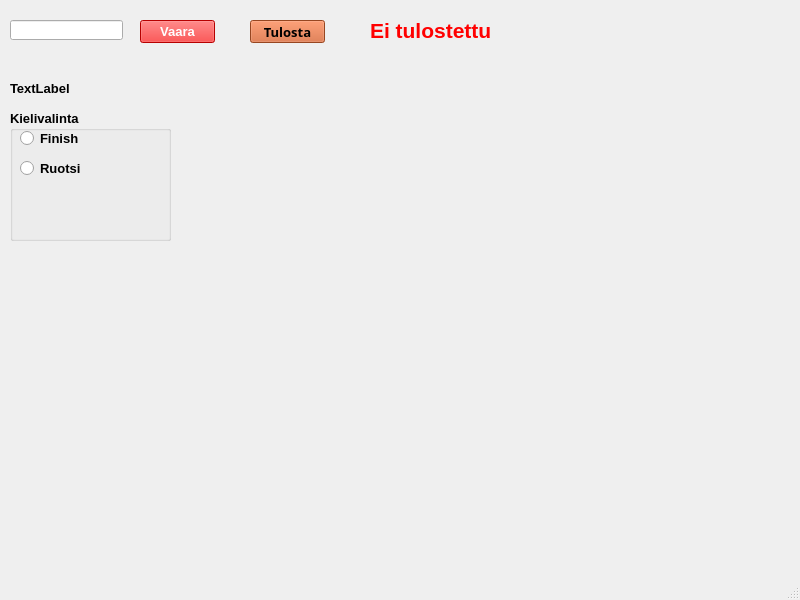
<?xml version="1.0" encoding="UTF-8"?>
<ui version="4.0">
 <class>MainWindow</class>
 <widget class="QMainWindow" name="MainWindow">
  <property name="geometry">
   <rect>
    <x>0</x>
    <y>0</y>
    <width>800</width>
    <height>600</height>
   </rect>
  </property>
  <property name="font">
   <font>
    <pointsize>10</pointsize>
    <weight>75</weight>
    <bold>true</bold>
   </font>
  </property>
  <property name="windowTitle">
   <string>MainWindow</string>
  </property>
  <widget class="QWidget" name="centralwidget">
   <widget class="QPushButton" name="varoitapushButton">
    <property name="geometry">
     <rect>
      <x>140</x>
      <y>20</y>
      <width>75</width>
      <height>23</height>
     </rect>
    </property>
    <property name="font">
     <font>
      <pointsize>10</pointsize>
      <weight>75</weight>
      <bold>true</bold>
     </font>
    </property>
    <property name="styleSheet">
     <string notr="true">background-color: rgb(255, 0, 0);
color: rgb(255, 255, 255);</string>
    </property>
    <property name="text">
     <string>Vaara</string>
    </property>
   </widget>
   <widget class="QLineEdit" name="lineEdit">
    <property name="geometry">
     <rect>
      <x>10</x>
      <y>20</y>
      <width>113</width>
      <height>20</height>
     </rect>
    </property>
   </widget>
   <widget class="QLabel" name="label">
    <property name="geometry">
     <rect>
      <x>10</x>
      <y>80</y>
      <width>121</width>
      <height>16</height>
     </rect>
    </property>
    <property name="text">
     <string>TextLabel</string>
    </property>
   </widget>
   <widget class="QPushButton" name="TulostapushButton">
    <property name="geometry">
     <rect>
      <x>250</x>
      <y>20</y>
      <width>75</width>
      <height>23</height>
     </rect>
    </property>
    <property name="font">
     <font>
      <family>MV Boli</family>
      <pointsize>10</pointsize>
     </font>
    </property>
    <property name="styleSheet">
     <string notr="true">background-color: rgb(212, 98, 46);</string>
    </property>
    <property name="text">
     <string>Tulosta</string>
    </property>
   </widget>
   <widget class="QGroupBox" name="LanguageGroupBox">
    <property name="geometry">
     <rect>
      <x>10</x>
      <y>110</y>
      <width>161</width>
      <height>131</height>
     </rect>
    </property>
    <property name="title">
     <string>Kielivalinta</string>
    </property>
    <widget class="QRadioButton" name="FinnishRadioButton">
     <property name="geometry">
      <rect>
       <x>10</x>
       <y>20</y>
       <width>82</width>
       <height>17</height>
      </rect>
     </property>
     <property name="text">
      <string>Finish</string>
     </property>
    </widget>
    <widget class="QRadioButton" name="SwedishRadioButton">
     <property name="enabled">
      <bool>true</bool>
     </property>
     <property name="geometry">
      <rect>
       <x>10</x>
       <y>50</y>
       <width>82</width>
       <height>17</height>
      </rect>
     </property>
     <property name="text">
      <string>Ruotsi</string>
     </property>
    </widget>
   </widget>
   <widget class="QLabel" name="tulostettuLabel">
    <property name="geometry">
     <rect>
      <x>370</x>
      <y>20</y>
      <width>161</width>
      <height>21</height>
     </rect>
    </property>
    <property name="font">
     <font>
      <pointsize>16</pointsize>
     </font>
    </property>
    <property name="styleSheet">
     <string notr="true">color: rgb(255, 0, 0);</string>
    </property>
    <property name="text">
     <string>Ei tulostettu</string>
    </property>
   </widget>
  </widget>
  <widget class="QMenuBar" name="menubar">
   <property name="geometry">
    <rect>
     <x>0</x>
     <y>0</y>
     <width>800</width>
     <height>23</height>
    </rect>
   </property>
  </widget>
  <widget class="QStatusBar" name="statusbar"/>
 </widget>
 <resources/>
 <connections>
  <connection>
   <sender>lineEdit</sender>
   <signal>textChanged(QString)</signal>
   <receiver>label</receiver>
   <slot>setText(QString)</slot>
   <hints>
    <hint type="sourcelabel">
     <x>67</x>
     <y>53</y>
    </hint>
    <hint type="destinationlabel">
     <x>35</x>
     <y>107</y>
    </hint>
   </hints>
  </connection>
 </connections>
</ui>
